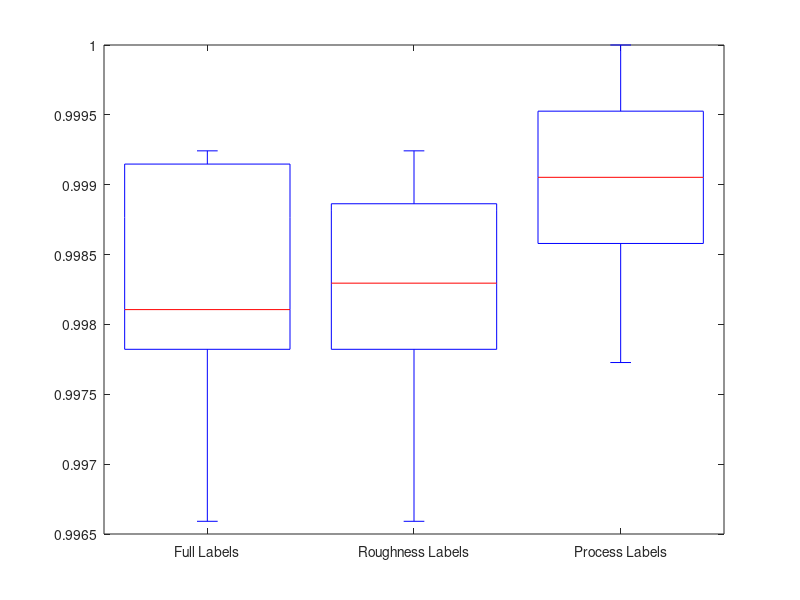
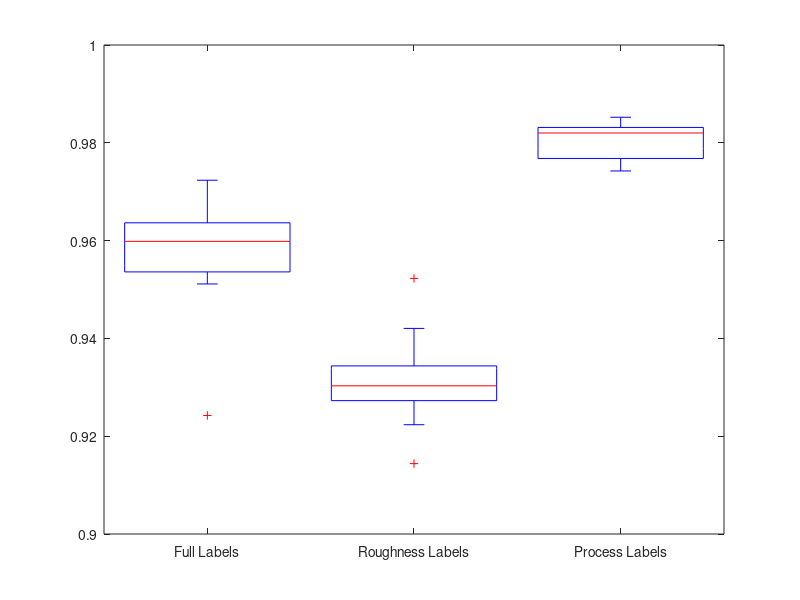

Here is the MATLAB script that generated these plots, in order:
%% 64p Dataset
acc_full = [0.9981060606060606; 0.9965909090909091; 0.9992424242424243;
    0.9981060606060606; 0.9965909090909091; 0.9977272727272727;
    0.9988636363636364; 0.9992424242424243; 0.9981060606060606;
    0.9992424242424243];

acc_roughness = [0.9977272727272727; 0.9988636363636364;
    0.9988636363636364; 0.9981060606060606; 0.9984848484848485;
    0.9992424242424243; 0.9965909090909091; 0.9981060606060606;
    0.996969696969697; 0.9988636363636364];

acc_process = [0.9992424242424243; 0.9996212121212121; 0.9988636363636364;
    0.9984848484848485; 0.9992424242424243; 0.9988636363636364;
    0.9977272727272727; 0.9984848484848485; 1.0; 0.9996212121212121];

acc_ab = 0.48143939393939394;
acc_ba = 1.54136;

figure
acc_64p = [acc_full acc_roughness acc_process];
boxplot(acc_64p, 'Labels',... 
    {'Full Labels','Roughness Labels','Process Labels'})

%% centred_patch_64p Dataset
acc_full = [0.9643939393939394; 0.9242424242424242; 0.9587121212121212;
    0.9723484848484848; 0.9522727272727273; 0.9575757575757575;
    0.9511363636363637; 0.9662878787878788; 0.9613636363636363;
    0.9609848484848484];

acc_roughness = [0.934469696969697; 0.9291666666666667; 0.9314393939393939;
    0.9268939393939394; 0.9223484848484849; 0.9340909090909091;
    0.9143939393939394; 0.9420454545454545; 0.9522727272727273;
    0.928409090909091];

acc_process = [0.9776515151515152; 0.9821969696969697; 0.9825757575757575;
    0.9852272727272727; 0.9818181818181818; 0.9765151515151516;
    0.984469696969697; 0.9742424242424242; 0.975; 0.9833333333333333];

acc_ab = 0.5465909090909091;
acc_ba = 0.6282575757575758;

figure
acc_patches = [acc_full acc_roughness acc_process];
boxplot(acc_patches, 'Labels',... 
    {'Full Labels','Roughness Labels','Process Labels'})